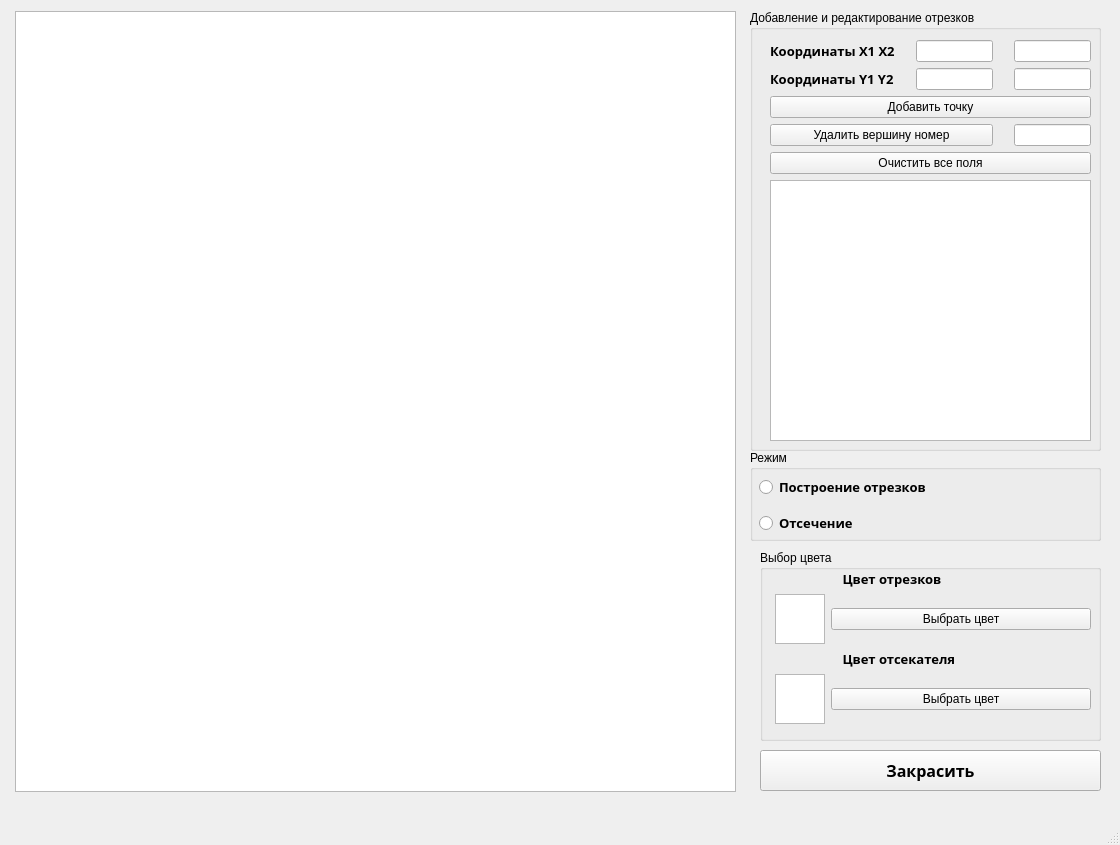
<?xml version="1.0" encoding="UTF-8"?>
<ui version="4.0">
 <class>MainWindow</class>
 <widget class="QMainWindow" name="MainWindow">
  <property name="geometry">
   <rect>
    <x>0</x>
    <y>0</y>
    <width>1120</width>
    <height>845</height>
   </rect>
  </property>
  <property name="windowTitle">
   <string>MainWindow</string>
  </property>
  <widget class="QWidget" name="centralwidget">
   <widget class="QGraphicsView" name="c">
    <property name="geometry">
     <rect>
      <x>15</x>
      <y>11</y>
      <width>721</width>
      <height>781</height>
     </rect>
    </property>
   </widget>
   <widget class="QGroupBox" name="groupBox">
    <property name="geometry">
     <rect>
      <x>750</x>
      <y>10</y>
      <width>351</width>
      <height>441</height>
     </rect>
    </property>
    <property name="title">
     <string>Добавление и редактирование отрезков</string>
    </property>
    <widget class="QWidget" name="gridLayoutWidget">
     <property name="geometry">
      <rect>
       <x>20</x>
       <y>30</y>
       <width>321</width>
       <height>401</height>
      </rect>
     </property>
     <layout class="QGridLayout" name="gridLayout">
      <item row="1" column="3">
       <spacer name="horizontalSpacer_6">
        <property name="orientation">
         <enum>Qt::Horizontal</enum>
        </property>
        <property name="sizeHint" stdset="0">
         <size>
          <width>40</width>
          <height>20</height>
         </size>
        </property>
       </spacer>
      </item>
      <item row="0" column="2">
       <widget class="QLineEdit" name="x1_entry"/>
      </item>
      <item row="1" column="1">
       <spacer name="horizontalSpacer_3">
        <property name="orientation">
         <enum>Qt::Horizontal</enum>
        </property>
        <property name="sizeHint" stdset="0">
         <size>
          <width>40</width>
          <height>20</height>
         </size>
        </property>
       </spacer>
      </item>
      <item row="0" column="1">
       <spacer name="horizontalSpacer_2">
        <property name="orientation">
         <enum>Qt::Horizontal</enum>
        </property>
        <property name="sizeHint" stdset="0">
         <size>
          <width>40</width>
          <height>20</height>
         </size>
        </property>
       </spacer>
      </item>
      <item row="1" column="0">
       <widget class="QLabel" name="label_2">
        <property name="font">
         <font>
          <family>Yu Gothic UI Semibold</family>
          <pointsize>10</pointsize>
          <weight>75</weight>
          <bold>true</bold>
         </font>
        </property>
        <property name="text">
         <string>Координаты Y1 Y2</string>
        </property>
       </widget>
      </item>
      <item row="1" column="2">
       <widget class="QLineEdit" name="y1_entry"/>
      </item>
      <item row="0" column="0">
       <widget class="QLabel" name="label">
        <property name="font">
         <font>
          <family>Yu Gothic UI Semibold</family>
          <pointsize>10</pointsize>
          <weight>75</weight>
          <bold>true</bold>
         </font>
        </property>
        <property name="text">
         <string>Координаты Х1 X2</string>
        </property>
       </widget>
      </item>
      <item row="0" column="3">
       <spacer name="horizontalSpacer_5">
        <property name="orientation">
         <enum>Qt::Horizontal</enum>
        </property>
        <property name="sizeHint" stdset="0">
         <size>
          <width>40</width>
          <height>20</height>
         </size>
        </property>
       </spacer>
      </item>
      <item row="0" column="4">
       <widget class="QLineEdit" name="x2_entry"/>
      </item>
      <item row="1" column="4">
       <widget class="QLineEdit" name="y2_entry"/>
      </item>
      <item row="2" column="0" colspan="5">
       <widget class="QPushButton" name="add_point">
        <property name="text">
         <string>Добавить точку</string>
        </property>
       </widget>
      </item>
      <item row="3" column="4">
       <widget class="QLineEdit" name="point_num_entry"/>
      </item>
      <item row="3" column="0" colspan="3">
       <widget class="QPushButton" name="delete_point">
        <property name="text">
         <string>Удалить вершину номер</string>
        </property>
       </widget>
      </item>
      <item row="6" column="0" colspan="5">
       <widget class="QPushButton" name="clear_all">
        <property name="text">
         <string>Очистить все поля</string>
        </property>
       </widget>
      </item>
      <item row="7" column="0" colspan="5">
       <widget class="QListWidget" name="list_point"/>
      </item>
     </layout>
    </widget>
   </widget>
   <widget class="QGroupBox" name="groupBox_2">
    <property name="geometry">
     <rect>
      <x>750</x>
      <y>450</y>
      <width>351</width>
      <height>91</height>
     </rect>
    </property>
    <property name="title">
     <string>Режим</string>
    </property>
    <widget class="QWidget" name="gridLayoutWidget_2">
     <property name="geometry">
      <rect>
       <x>9</x>
       <y>19</y>
       <width>331</width>
       <height>72</height>
      </rect>
     </property>
     <layout class="QGridLayout" name="gridLayout_2">
      <item row="2" column="1">
       <spacer name="horizontalSpacer_4">
        <property name="orientation">
         <enum>Qt::Horizontal</enum>
        </property>
        <property name="sizeType">
         <enum>QSizePolicy::Fixed</enum>
        </property>
        <property name="sizeHint" stdset="0">
         <size>
          <width>60</width>
          <height>20</height>
         </size>
        </property>
       </spacer>
      </item>
      <item row="2" column="0">
       <widget class="QRadioButton" name="cutter">
        <property name="font">
         <font>
          <family>Yu Gothic UI Semibold</family>
          <pointsize>10</pointsize>
          <weight>75</weight>
          <bold>true</bold>
         </font>
        </property>
        <property name="text">
         <string>Отсечение</string>
        </property>
       </widget>
      </item>
      <item row="0" column="0">
       <widget class="QRadioButton" name="lines_draw">
        <property name="font">
         <font>
          <family>Yu Gothic UI Semibold</family>
          <pointsize>10</pointsize>
          <weight>75</weight>
          <bold>true</bold>
         </font>
        </property>
        <property name="text">
         <string>Построение отрезков</string>
        </property>
       </widget>
      </item>
     </layout>
    </widget>
   </widget>
   <widget class="QGroupBox" name="groupBox_3">
    <property name="geometry">
     <rect>
      <x>760</x>
      <y>550</y>
      <width>341</width>
      <height>191</height>
     </rect>
    </property>
    <property name="title">
     <string>Выбор цвета</string>
    </property>
    <widget class="QWidget" name="gridLayoutWidget_3">
     <property name="geometry">
      <rect>
       <x>0</x>
       <y>20</y>
       <width>331</width>
       <height>176</height>
      </rect>
     </property>
     <layout class="QGridLayout" name="gridLayout_3">
      <item row="1" column="0">
       <spacer name="horizontalSpacer">
        <property name="orientation">
         <enum>Qt::Horizontal</enum>
        </property>
        <property name="sizeType">
         <enum>QSizePolicy::Fixed</enum>
        </property>
        <property name="sizeHint" stdset="0">
         <size>
          <width>15</width>
          <height>20</height>
         </size>
        </property>
       </spacer>
      </item>
      <item row="3" column="2">
       <widget class="QPushButton" name="col_cut_shoose">
        <property name="text">
         <string>Выбрать цвет</string>
        </property>
       </widget>
      </item>
      <item row="3" column="1">
       <widget class="QGraphicsView" name="c_col_cut">
        <property name="maximumSize">
         <size>
          <width>50</width>
          <height>50</height>
         </size>
        </property>
       </widget>
      </item>
      <item row="0" column="1" colspan="2">
       <widget class="QLabel" name="label_4">
        <property name="font">
         <font>
          <family>Yu Gothic UI Semibold</family>
          <pointsize>10</pointsize>
          <weight>75</weight>
          <bold>true</bold>
         </font>
        </property>
        <property name="text">
         <string>                    Цвет отрезков</string>
        </property>
       </widget>
      </item>
      <item row="1" column="1">
       <widget class="QGraphicsView" name="c_col_line">
        <property name="maximumSize">
         <size>
          <width>50</width>
          <height>50</height>
         </size>
        </property>
       </widget>
      </item>
      <item row="2" column="1" colspan="2">
       <widget class="QLabel" name="label_6">
        <property name="font">
         <font>
          <family>Yu Gothic UI Semibold</family>
          <pointsize>10</pointsize>
          <weight>75</weight>
          <bold>true</bold>
         </font>
        </property>
        <property name="text">
         <string>                    Цвет отсекателя</string>
        </property>
       </widget>
      </item>
      <item row="1" column="2">
       <widget class="QPushButton" name="col_line_choose">
        <property name="text">
         <string>Выбрать цвет</string>
        </property>
       </widget>
      </item>
      <item row="4" column="2">
       <spacer name="verticalSpacer">
        <property name="orientation">
         <enum>Qt::Vertical</enum>
        </property>
        <property name="sizeHint" stdset="0">
         <size>
          <width>20</width>
          <height>15</height>
         </size>
        </property>
       </spacer>
      </item>
     </layout>
    </widget>
   </widget>
   <widget class="QPushButton" name="fill">
    <property name="geometry">
     <rect>
      <x>760</x>
      <y>750</y>
      <width>341</width>
      <height>41</height>
     </rect>
    </property>
    <property name="font">
     <font>
      <family>Yu Gothic UI Semibold</family>
      <pointsize>12</pointsize>
      <weight>75</weight>
      <bold>true</bold>
     </font>
    </property>
    <property name="text">
     <string>Закрасить</string>
    </property>
   </widget>
  </widget>
  <widget class="QMenuBar" name="menubar">
   <property name="geometry">
    <rect>
     <x>0</x>
     <y>0</y>
     <width>1120</width>
     <height>26</height>
    </rect>
   </property>
  </widget>
  <widget class="QStatusBar" name="statusbar"/>
 </widget>
 <resources/>
 <connections/>
</ui>
